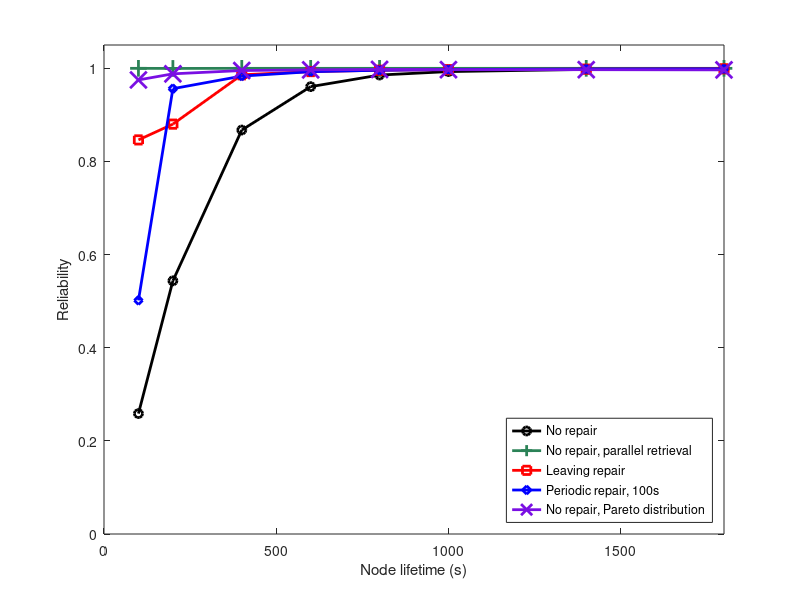
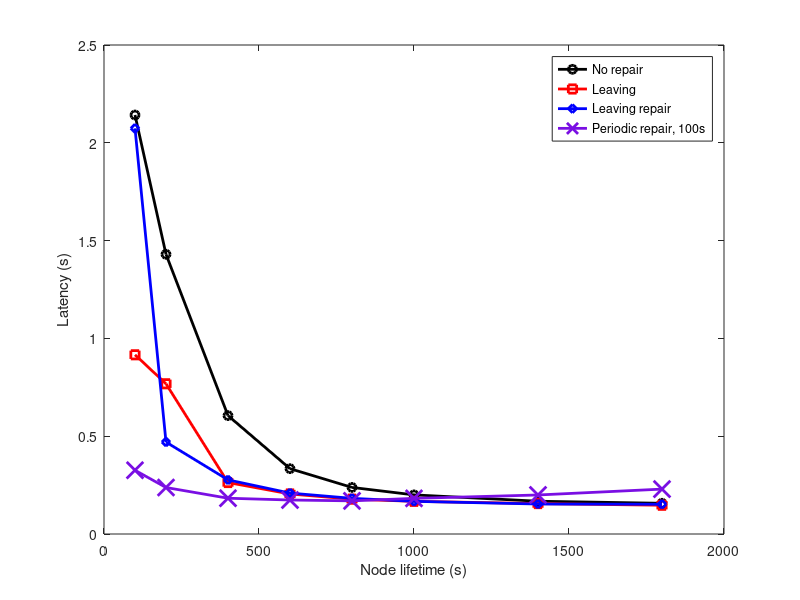
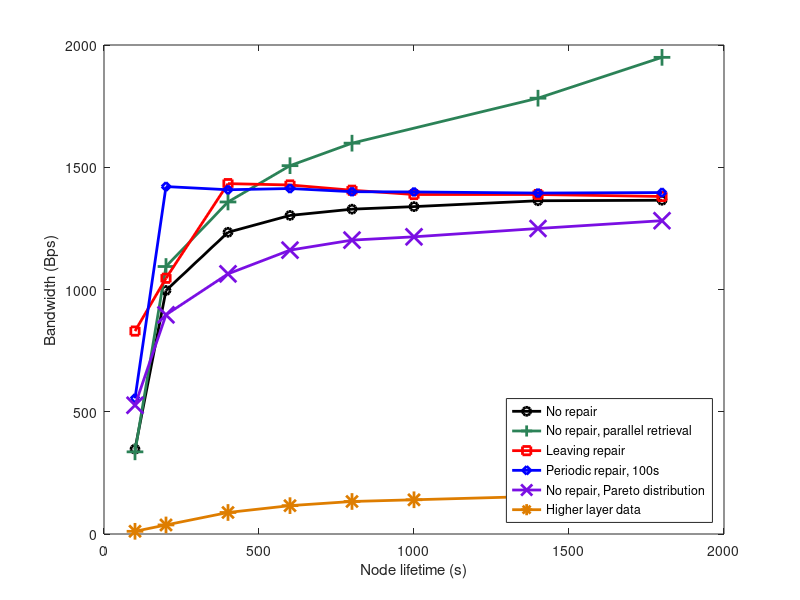

MATLAB code for these plots, in order:
clear all
close all

lifetime =                [100,    200,    400,    600,    800,    1000,   1400,   1800]
lifetime_par =            [100,    200,    400,    600,    800,            1400,   1800];

%Enter results from simulation
reliability_none =        [0.2586, 0.5436, 0.8674, 0.9606, 0.9855, 0.9929, 0.9976, 0.9987];
reliability_par =         [0.9999, 0.9997, 0.9999, 0.9999, 0.9999,         0.9999, 0.9999];
reliability_leaving =     [0.8462, 0.8801, 0.9860, 0.9929, 0.9958, 0.9971, 0.9982, 0.9989];
reliability_periodic =    [0.5016, 0.9562, 0.9832, 0.9927, 0.9958, 0.9971, 0.9984, 0.9988];
reliability_pareto =      [0.9750, 0.9881, 0.9952, 0.9966, 0.9975, 0.9970, 0.9970, 0.9966];

responsiveness_none =     [2.1421, 1.430,  0.6053, 0.3340, 0.2381, 0.200,  0.1676, 0.157];
responsiveness_par =      [0.344,          0.821,  0.823,  0.826,          0.800];
responsiveness_leaving=   [0.9162, 0.768,  0.2632, 0.2046, 0.1781, 0.167,  0.1555, 0.147];
responsiveness_periodic = [2.0738, 0.470,  0.2767, 0.2092, 0.1823, 0.167,  0.1533, 0.152];
responsiveness_pareto =   [0.3259, 0.2377, 0.1829, 0.1738, 0.1694, 0.1822, 0.1995, 0.2295];

%Data used
data_in_none =      [5, 7, 7, 6, 6, 5, 5, 4];
data_out_none =     [6, 30, 81, 110, 127, 135, 149, 157];

data_in_leaving =   [5, 7, 7, 6, 6, 5, 5, 4];
data_out_leaving =  [19, 49, 93, 114, 127, 136, 150, 158];

data_in_periodic =  [5, 7, 7, 6, 6, 5, 5, 4];
data_out_periodic = [11, 53, 93, 114, 127, 137, 151, 157];

data_in_par =       [5, 7, 7, 6, 6, 5, 4];
data_out_par =      [0.166, 53, 10, 19, 28, 57, 157];

data_in_pareto =    [2,3,4,4,4,4,4,4];
data_out_pareto =   [16,32,50,68,79,88,99,114];

%Group bandwidth
bandwidth_group_in_none =      [54,  133, 183, 200, 199, 198, 197, 191];
bandwidth_group_out_none =     [41,  92,  125, 143, 149, 153, 161, 162];

bandwidth_group_in_par =       [62,  245, 314, 314, 501,      658, 784];
bandwidth_group_out_par =      [48,  198, 227, 427, 379,      525, 735];

bandwidth_group_in_leaving =   [549, 455, 393, 328, 280, 240, 222, 205];
bandwidth_group_out_leaving =  [482, 356, 317, 266, 230, 200, 189, 179];

bandwidth_group_in_periodic =  [187, 588, 365, 312, 273, 251, 226, 223];
bandwidth_group_out_periodic = [147, 485, 289, 251, 223, 209, 193, 194];

bandwidth_group_in_pareto =    [34,  58,  73,  97,  100, 108, 113, 125];
bandwidth_group_out_pareto =   [25,  45,  61,  82,  87,  97,  104, 118];

%Overlay bandwidth
bandwidth_overlay_in_none =      [295, 876, 1073, 1124, 1147, 1157, 1177, 1182];
bandwidth_overlay_out_none =     [304, 891, 1087, 1139, 1162, 1170, 1191, 1195];

bandwidth_overlay_in_par =       [274, 863, 1079, 1127, 1150,       1183, 1183];
bandwidth_overlay_out_par =      [288, 882, 1096, 1145, 1167,       1199, 1197];

bandwidth_overlay_in_leaving =   [307, 633, 1071, 1123, 1144, 1161, 1176, 1182];
bandwidth_overlay_out_leaving =  [322, 648, 1085, 1138, 1158, 1176, 1190, 1195];

bandwidth_overlay_in_periodic =  [378, 877, 1074, 1124, 1144, 1162, 1178, 1182];
bandwidth_overlay_out_periodic = [397, 892, 1088, 1139, 1160, 1176, 1192, 1194];

bandwidth_overlay_in_pareto =    [492, 812, 994,  1066, 1102, 1106, 1134, 1153];
bandwidth_overlay_out_pareto =   [502, 878, 1000, 1077, 1115, 1120, 1148, 1167];

%The overall bandwidth is the sum of group and overlay storage bandwidth
bandwidth_overall_in_none = bandwidth_group_in_none + bandwidth_overlay_in_none;
bandwidth_overall_out_none = bandwidth_group_out_none + bandwidth_overlay_out_none;
bandwidth_overall_in_par = bandwidth_group_in_par + bandwidth_overlay_in_par;
bandwidth_overall_out_par = bandwidth_group_out_par + bandwidth_overlay_out_par;
bandwidth_overall_in_leaving = bandwidth_group_in_leaving + bandwidth_overlay_in_leaving;
bandwidth_overall_out_leaving = bandwidth_group_out_leaving + bandwidth_overlay_out_leaving;
bandwidth_overall_in_periodic = bandwidth_group_in_periodic + bandwidth_overlay_in_periodic;
bandwidth_overall_out_periodic = bandwidth_group_out_periodic + bandwidth_overlay_out_periodic;
bandwidth_overall_in_pareto = bandwidth_group_in_pareto + bandwidth_overlay_in_pareto;
bandwidth_overall_out_pareto = bandwidth_group_out_pareto + bandwidth_overlay_out_pareto;

%We don't need to include both in and out, we can just average the two.
%Nothing interesting happens seperatly.
bandwidth_overall_none = (bandwidth_overall_in_none + bandwidth_overall_out_none)/2;
bandwidth_overall_par = (bandwidth_overall_in_par + bandwidth_overall_out_par)/2;
bandwidth_overall_leaving = (bandwidth_overall_in_leaving + bandwidth_overall_out_leaving)/2;
bandwidth_overall_periodic = (bandwidth_overall_in_periodic + bandwidth_overall_out_periodic)/2;
bandwidth_overall_pareto = (bandwidth_overall_in_pareto + bandwidth_overall_out_pareto)/2;

data_none = data_in_none + data_out_none;
data_leaving = data_in_leaving + data_out_leaving;
data_periodic = data_in_periodic + data_out_periodic;
data_par = data_in_par + data_out_par;
data_pareto = data_in_pareto + data_out_pareto;

pure_data_none = data_none./reliability_none;
pure_data_leaving = data_leaving./reliability_leaving;
pure_data_periodic = data_periodic./reliability_periodic;
pure_data_par = data_par./reliability_par;

efficiency_none = data_none./bandwidth_overall_none;
efficiency_leaving = data_leaving./bandwidth_overall_leaving;
efficiency_periodic = data_periodic./bandwidth_overall_periodic;
efficiency_par = data_par./bandwidth_overall_par;

bw_efficiency_none = efficiency_none./reliability_none;
bw_efficiency_leaving = efficiency_leaving./reliability_leaving;
bw_efficiency_periodic = efficiency_periodic./reliability_periodic;
bw_efficiency_par = efficiency_par./reliability_par;

figure
set(gca, 'FontSize', 24)
plot(lifetime, reliability_none, 'ko-', 'LineWidth',2);
hold on
plot(lifetime_par, reliability_par, '+-', 'Color',[0.17,0.51,0.34], 'MarkerSize',12, 'LineWidth',2);
plot(lifetime, reliability_leaving, 'rs-', 'LineWidth',2);
plot(lifetime, reliability_periodic, 'bd-', 'LineWidth',2);
plot(lifetime, reliability_pareto, 'x-', 'Color',[0.48,0.06,0.89], 'MarkerSize',12, 'LineWidth',2);
axis([0 1800 0 1.05])
ylabel('Reliability');
xlabel('Node lifetime (s)');
hleg = legend('No repair','No repair, parallel retrieval','Leaving repair', 'Periodic repair, 100s', 'No repair, Pareto distribution');
set(hleg, 'Location', 'SouthEast');

figure
set(gca, 'FontSize', 24) 
plot(lifetime, responsiveness_none, 'ko-', 'LineWidth',2);
hold on
plot(lifetime, responsiveness_leaving, 'rs-', 'LineWidth',2);
plot(lifetime, responsiveness_periodic, 'bd-', 'LineWidth',2);
plot(lifetime, responsiveness_pareto, 'x-', 'Color',[0.48,0.06,0.89], 'MarkerSize',12, 'LineWidth',2);
ylabel('Latency (s)');
xlabel('Node lifetime (s)');
hleg = legend('No repair','Leaving','Leaving repair', 'Periodic repair, 100s', 'No repair, Pareto distribution');

figure
set(gca, 'FontSize', 24) 
plot(lifetime, bandwidth_overall_none, 'ko-', 'LineWidth',2);
hold on
plot(lifetime_par, bandwidth_overall_par, '+-', 'Color',[0.17,0.51,0.34], 'MarkerSize',12, 'LineWidth',2);
plot(lifetime, bandwidth_overall_leaving, 'rs-', 'LineWidth',2);
plot(lifetime, bandwidth_overall_periodic, 'bd-', 'LineWidth',2);
plot(lifetime, bandwidth_overall_pareto, 'x-', 'Color',[0.48,0.06,0.89], 'MarkerSize',12, 'LineWidth',2);
plot(lifetime, data_none, '*-', 'Color',[0.87,0.49,0], 'MarkerSize',12, 'LineWidth',2);
ylabel('Bandwidth (Bps)');
xlabel('Node lifetime (s)');
hleg = legend('No repair','No repair, parallel retrieval','Leaving repair', 'Periodic repair, 100s', 'No repair, Pareto distribution', 'Higher layer data');
set(hleg, 'Location', 'SouthEast');